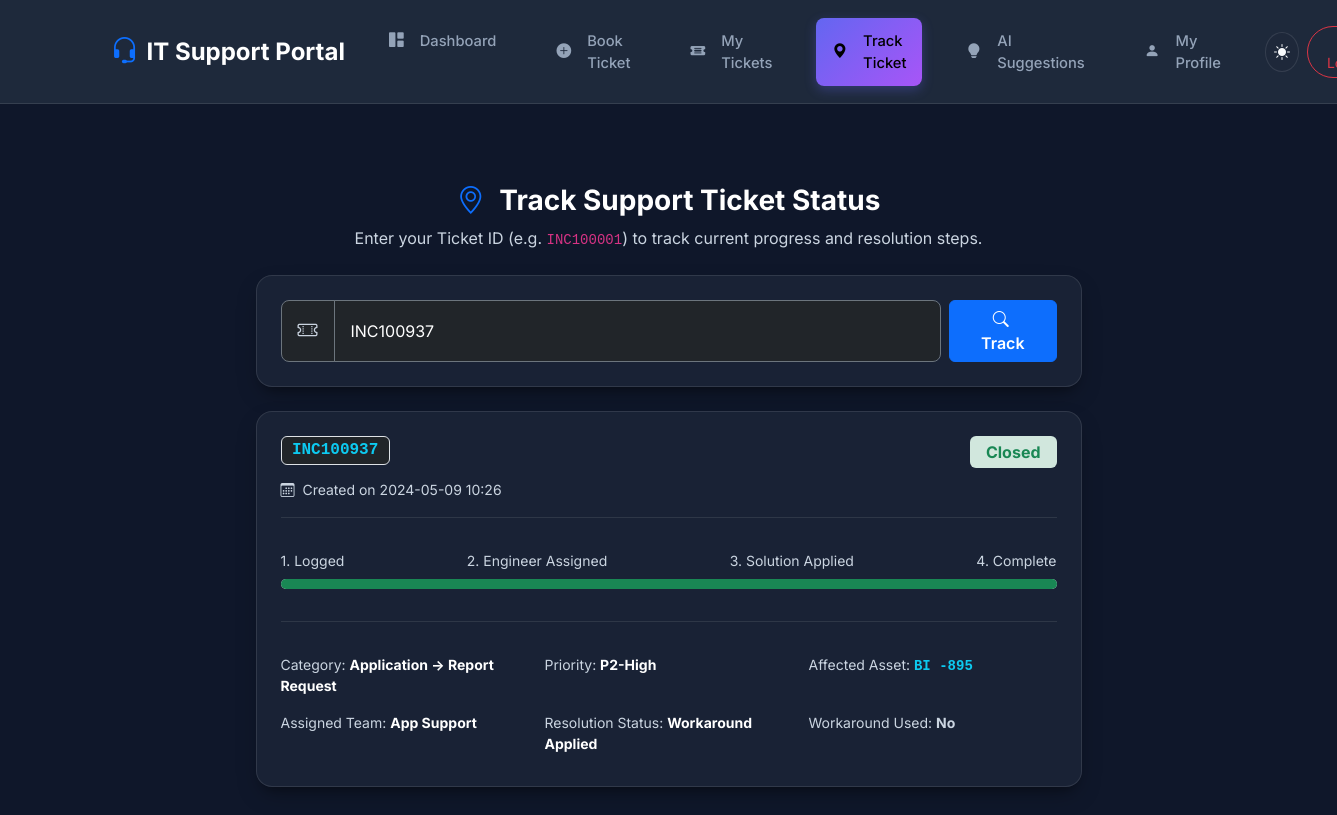
Before: /user/track?ticket_id=INC100937 (signed in) with the older database file.
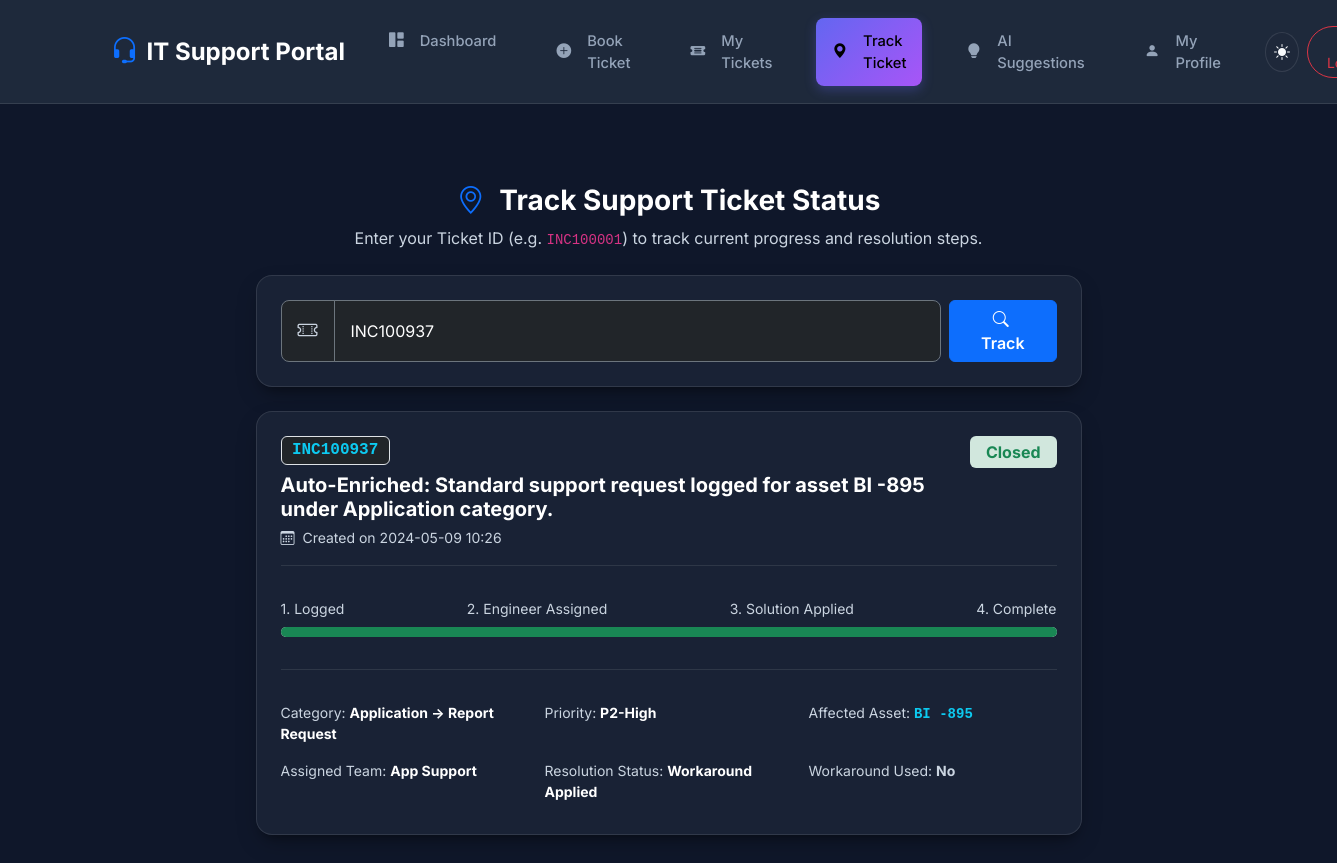
After: the same page with the newer database file.
### tables this page shows
CREATE TABLE tickets (
            ticket_id TEXT PRIMARY KEY,
            created_date TEXT,
            resolved_date TEXT,
            channel TEXT,
            category TEXT,
            subcategory TEXT,
            short_description TEXT,
            affected_asset TEXT,
            asset_type TEXT,
            site TEXT,
            priority TEXT,
            resolver_team TEXT,
            resolution_code TEXT,
            is_workaround INTEGER DEFAULT 0,
            effort_hours REAL DEFAULT 0.0,
            users_affected INTEGER DEFAULT 1,
            reopened_count INTEGER DEFAULT 0,
            status TEXT,
            true_cluster_id TEXT DEFAULT 'NONE',
            assigned_engineer TEXT DEFAULT 'Unassigned',
            department TEXT DEFAULT 'IT Operations',
            predicted_cluster_id TEXT DEFAULT 'NONE',
            category_flag TEXT DEFAULT 'NORMAL'
        , user_email TEXT DEFAULT 'user@company.com');

### app.py (the view)
@app.route('/user/track')
@user_required
def user_track():
    ticket_id = request.args.get('ticket_id', '').strip()
    ticket = None
    if ticket_id:
        conn = get_db_connection()
        cursor = conn.cursor()
        cursor.execute("SELECT * FROM tickets WHERE ticket_id = ?", (ticket_id,))
        row = cursor.fetchone()
        if row:
            ticket = dict(row)
        conn.close()
    return render_template('user_track.html', ticket=ticket, searched_id=ticket_id)

### app.py (called while the page is built)
def get_active_workflow():
    conn = get_db_connection()
    cursor = conn.cursor()
    cursor.execute("SELECT value FROM system_config WHERE key = 'active_workflow'")
    row = cursor.fetchone()
    conn.close()
    return row['value'] if row else 'ai'

@app.context_processor
def inject_globals():
    return dict(active_workflow=get_active_workflow())

def user_required(f):
    @wraps(f)
    def decorated_function(*args, **kwargs):
        if not session.get('user_logged_in'):
            return redirect(url_for('user_login', next=request.url))
        return f(*args, **kwargs)
    return decorated_function

### database.py (called while the page is built)
def get_db_connection():
    conn = sqlite3.connect(DB_PATH)
    conn.row_factory = sqlite3.Row
    return conn

### templates/user_track.html (shortened to what this page needs)
{% extends 'user_base.html' %}
{% set active_page = 'track' %}
{% block content %}
<div class="container my-5" style="max-width: 850px;">
    <div class="text-center mb-4">
        <h3 class="fw-bold text-white mb-2"><i class="bi bi-geo-alt text-primary me-2"></i> Track Support Ticket Status</h3>
        <p class="text-muted">Enter your Ticket ID (e.g. <code>INC100001</code>) to track current progress and resolution steps.</p>
    </div>
    <div class="glass-card p-4 mb-4">
        <form action="{{ url_for('user_track') }}" method="GET" class="d-flex gap-2">
            <div class="input-group input-group-lg">
                <span class="input-group-text bg-dark border-secondary text-muted"><i class="bi bi-ticket-perforated"></i></span>
                <input type="text" class="form-control bg-dark text-white border-secondary fs-6" name="ticket_id" placeholder="Enter Ticket ID (e.g. INC100001, INC100003)..." value="{{ searched_id }}" required>
            </div>
            <button type="submit" class="btn btn-primary px-4 fw-semibold"><i class="bi bi-search me-1"></i> Track</button>
        </form>
    </div>
    {% if ticket %}
    <div class="glass-card p-4 mb-4">
        <div class="d-flex justify-content-between align-items-start mb-3">
            <div>
                <span class="badge bg-dark border text-info font-monospace fs-6 mb-2">{{ ticket.ticket_id }}</span>
                <h5 class="fw-bold text-white mb-1">{{ ticket.short_description }}</h5>
                <small class="text-muted"><i class="bi bi-calendar3 me-1"></i> Created on {{ ticket.created_date }}</small>
            </div>
            <div>
                {% if ticket.status == 'Closed' %}<span class="badge bg-success-subtle text-success fs-6 px-3 py-2">Closed</span>
                {% elif ticket.status == 'Resolved' %}<span class="badge bg-info-subtle text-info fs-6 px-3 py-2">Resolved</span>
                {% else %}<span class="badge bg-warning-subtle text-warning fs-6 px-3 py-2">In Progress</span>{% endif %}
            </div>
        </div>
        <hr class="border-secondary">
        <div class="py-3">
            <div class="d-flex justify-content-between small text-muted mb-2">
                <span>1. Logged</span>
                <span>2. Engineer Assigned</span>
                <span>3. Solution Applied</span>
                <span>4. Complete</span>
            </div>
            <div class="progress" style="height: 10px;">
                {% if ticket.status == 'Closed' %}
                <div class="progress-bar bg-success" style="width: 100%"></div>
                {% elif ticket.status == 'Resolved' %}
                <div class="progress-bar bg-info" style="width: 75%"></div>
                {% else %}
                <div class="progress-bar bg-warning" style="width: 40%"></div>
                {% endif %}
            </div>
        </div>
        <hr class="border-secondary">
        <div class="row g-3 my-2 text-muted small">
            <div class="col-md-4">Category: <strong class="text-white">{{ ticket.category }} &rarr; {{ ticket.subcategory }}</strong></div>
            <div class="col-md-4">Priority: <strong class="text-white">{{ ticket.priority }}</strong></div>
            <div class="col-md-4">Affected Asset: <strong class="text-info font-monospace">{{ ticket.affected_asset }}</strong></div>
            <div class="col-md-4">Assigned Team: <strong class="text-white">{{ ticket.resolver_team }}</strong></div>
            <div class="col-md-4">Resolution Status: <strong class="text-white">{{ ticket.resolution_code }}</strong></div>
            <div class="col-md-4">Workaround Used: <strong>{% if ticket.is_workaround %}Yes{% else %}No{% endif %}</strong></div>
        </div>
    </div>
    {% elif searched_id %}
    <div class="alert alert-warning border-warning text-center">
        <i class="bi bi-exclamation-triangle-fill me-2 fs-5"></i>
        No ticket found matching Ticket ID <strong>{{ searched_id }}</strong>. Please verify the ID and try again.
    </div>
    {% endif %}
</div>
{% endblock %}

### templates/user_base.html (shortened to what this page needs)
<!DOCTYPE html>
<html lang="en" data-theme="dark">
<head>
    <link href="https://cdn.jsdelivr.net/npm/bootstrap@5.3.2/dist/css/bootstrap.min.css" rel="stylesheet">
    <link href="https://cdn.jsdelivr.net/npm/bootstrap-icons@1.11.1/font/bootstrap-icons.css" rel="stylesheet">
    <link rel="stylesheet" href="{{ url_for('static', filename='css/style.css') }}">
</head>
<body>
    <nav class="navbar navbar-expand-lg user-navbar sticky-top">
        <div class="container">
            <a class="navbar-brand fw-bold text-white fs-4 d-flex align-items-center gap-2" href="{{ url_for('user_dashboard') }}">
                <i class="bi bi-headset text-primary fs-3"></i>
                <span>IT Support Portal</span>
            </a>
            <div class="collapse navbar-collapse" id="userNav">
                <ul class="navbar-nav ms-auto mb-2 mb-lg-0 gap-1">
                    <li class="nav-item">
                        <a class="nav-link px-3 {% if active_page == 'user_dashboard' %}active{% endif %}" href="{{ url_for('user_dashboard') }}">
                            <i class="bi bi-grid-1x2-fill me-1"></i> Dashboard
                        </a>
                    </li>
                    <li class="nav-item">
                        <a class="nav-link px-3 {% if active_page == 'book_ticket' %}active{% endif %}" href="{{ url_for('user_book_ticket') }}">
                            <i class="bi bi-plus-circle-fill me-1"></i> Book Ticket
                        </a>
                    </li>
                    <li class="nav-item">
                        <a class="nav-link px-3 {% if active_page == 'my_tickets' %}active{% endif %}" href="{{ url_for('user_my_tickets') }}">
                            <i class="bi bi-ticket-detailed-fill me-1"></i> My Tickets
                        </a>
                    </li>
                    <li class="nav-item">
                        <a class="nav-link px-3 {% if active_page == 'track' %}active{% endif %}" href="{{ url_for('user_track') }}">
                            <i class="bi bi-geo-alt-fill me-1"></i> Track Ticket
                        </a>
                    </li>
                    <li class="nav-item">
                        <a class="nav-link px-3 {% if active_page == 'ai_suggestions' %}active{% endif %}" href="{{ url_for('user_ai_suggestions') }}">
                            <i class="bi bi-lightbulb-fill me-1"></i> AI Suggestions
                        </a>
                    </li>
                    <li class="nav-item">
                        <a class="nav-link px-3 {% if active_page == 'profile' %}active{% endif %}" href="{{ url_for('user_profile') }}">
                            <i class="bi bi-person-fill me-1"></i> My Profile
                        </a>
                    </li>
                </ul>
                <div class="d-flex align-items-center ms-lg-3 gap-2">
                    <button class="theme-toggle-btn" id="themeToggleBtn" title="Toggle Light/Dark Theme">
                        <i class="bi bi-sun-fill" id="themeIcon"></i>
                    </button>
                    <a href="{{ url_for('user_logout') }}" class="btn btn-outline-danger btn-sm rounded-pill px-3">
                         Logout
                    </a>
                </div>
            </div>
        </div>
    </nav>
    <div class="user-main-content">
        <div class="container">
            {% block content %}{% endblock %}
        </div>
    </div>
</body>
</html>

### static/css/style.css (style rules this page uses)
:root { --bg-primary: #0f172a; --bg-secondary: #1e293b; --bg-card: rgba(30, 41, 59, 0.7); --border-color: rgba(255, 255, 255, 0.1); --text-main: #f8fafc; --text-muted: #94a3b8; --accent-blue: #38bdf8; --accent-indigo: #6366f1; --accent-purple: #a855f7; --accent-green: #34d399; --accent-amber: #fbbf24; --accent-rose: #f43f5e; --shadow-main: 0 10px 25px -5px rgba(0, 0, 0, 0.3), 0 8px 10px -6px rgba(0, 0, 0, 0.3); }
body { background-color: var(--bg-primary); color: var(--text-main); font-family: 'Inter', system-ui, -apple-system, BlinkMacSystemFont, 'Segoe UI', Roboto, Oxygen, Ubuntu, Cantarell, sans-serif; min-height: 100vh; transition: background-color 0.3s ease, color 0.3s ease; }
.glass-card { background: var(--bg-card); backdrop-filter: blur(12px); -webkit-backdrop-filter: blur(12px); border: 1px solid var(--border-color); border-radius: 1rem; box-shadow: var(--shadow-main); transition: transform 0.2s ease, box-shadow 0.2s ease; }
.nav-link { color: var(--text-muted); padding: 0.75rem 1.25rem; font-size: 0.92rem; font-weight: 500; display: flex; align-items: center; gap: 0.75rem; border-radius: 0.5rem; margin: 0.25rem 0.75rem; transition: all 0.2s ease; }
.nav-link:hover, .nav-link.active { color: #ffffff; background: linear-gradient(135deg, var(--accent-indigo), var(--accent-purple)); box-shadow: 0 4px 12px rgba(99, 102, 241, 0.3); }
.theme-toggle-btn { background: var(--bg-card); border: 1px solid var(--border-color); color: var(--text-main); width: 40px; height: 40px; border-radius: 50%; display: flex; align-items: center; justify-content: center; cursor: pointer; transition: all 0.2s ease; }
[data-theme="dark"] .text-muted { color: #cbd5e1 !important; }

### templates/user_base.html (style rules this page uses)
.user-navbar { background-color: var(--bg-secondary); border-bottom: 1px solid var(--border-color); padding: 0.85rem 2rem; }
.user-main-content { margin-left: 0 !important; padding: 2rem; }

Changed rows visible on the page:
changed tickets "INC100937": short_description (not shown) → "Auto-Enriched: Standard support request logged for asset BI -895 under Application category."
